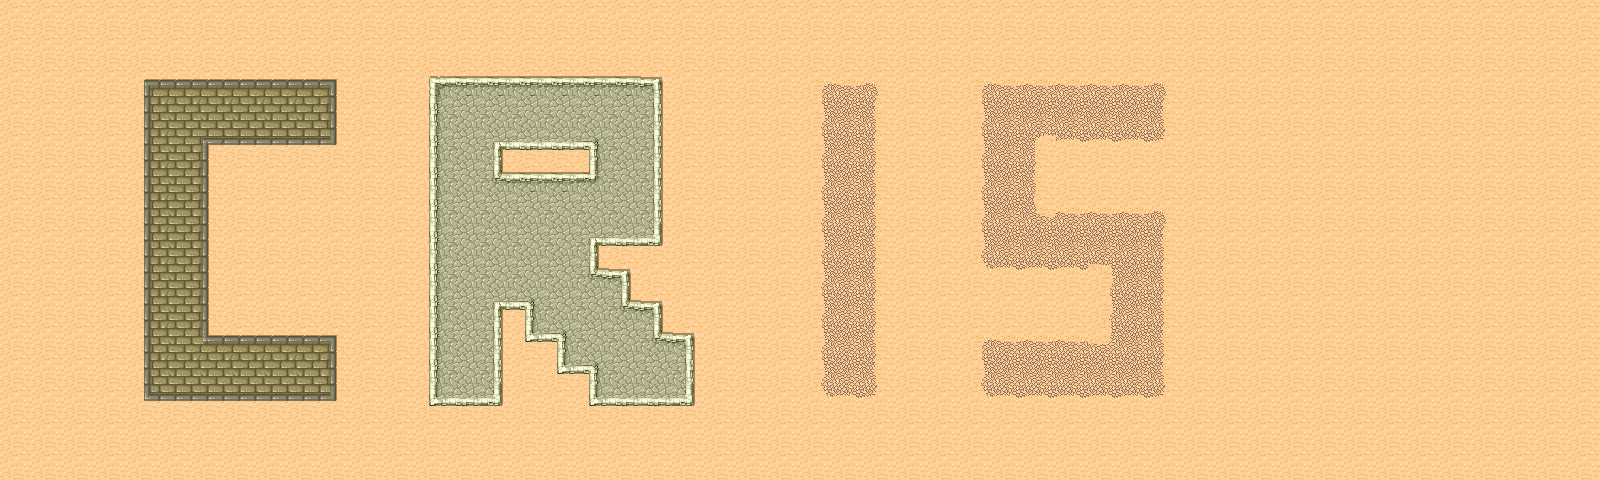

A 2D game scene composited from a Tiled map and its tileset images. What follows is a short description and the map's XML, with each tile layer's data collapsed to a summary:
An orthogonal 50x15 tile map with 32x32 px tiles, 1 tile layer (Capa de patrones 1).

<map version="1.0" orientation="orthogonal" renderorder="right-down" width="50" height="15" tilewidth="32" tileheight="32" nextobjectid="1">
 <tileset firstgid="1" name="tmw_desert_spacing" tilewidth="32" tileheight="32" spacing="1" margin="1" tilecount="48" columns="8">
  <image source="tmw_desert_spacing.png" width="265" height="199" />
  <terraintypes>
   <terrain name="Brick" tile="-1" />
   <terrain name="Rock" tile="-1" />
   <terrain name="Dirt" tile="-1" />
   <terrain name="Desert" tile="-1" />
  </terraintypes>
  <tile id="0" terrain="3,3,3,0" />
  <tile id="1" terrain="3,3,0,0" />
  <tile id="2" terrain="3,3,0,3" />
  <tile id="3" terrain="2,2,2,3" />
  <tile id="4" terrain="2,2,3,2" />
  <tile id="5" terrain="3,3,3,2" />
  <tile id="6" terrain="3,3,2,2" />
  <tile id="7" terrain="3,3,2,3" />
  <tile id="8" terrain="3,0,3,0" />
  <tile id="9" terrain="0,0,0,0" />
  <tile id="10" terrain="0,3,0,3" />
  <tile id="11" terrain="2,3,2,2" />
  <tile id="12" terrain="3,2,2,2" />
  <tile id="13" terrain="3,2,3,2" />
  <tile id="14" terrain="2,2,2,2" />
  <tile id="15" terrain="2,3,2,3" />
  <tile id="16" terrain="3,0,3,3" />
  <tile id="17" terrain="0,0,3,3" />
  <tile id="18" terrain="0,3,3,3" />
  <tile id="19" terrain="0,0,0,3" />
  <tile id="20" terrain="0,0,3,0" />
  <tile id="21" terrain="3,2,3,3" />
  <tile id="22" terrain="2,2,3,3" />
  <tile id="23" terrain="2,3,3,3" />
  <tile id="24" terrain="3,3,3,1" />
  <tile id="25" terrain="3,3,1,1" />
  <tile id="26" terrain="3,3,1,3" />
  <tile id="27" terrain="0,3,0,0" />
  <tile id="28" terrain="3,0,0,0" />
  <tile id="29" terrain="3,3,3,3" />
  <tile id="32" terrain="3,1,3,1" />
  <tile id="33" terrain="1,1,1,1" />
  <tile id="34" terrain="1,3,1,3" />
  <tile id="35" terrain="1,1,1,3" />
  <tile id="36" terrain="1,1,3,1" />
  <tile id="40" terrain="3,1,3,3" />
  <tile id="41" terrain="1,1,3,3" />
  <tile id="42" terrain="1,3,3,3" />
  <tile id="43" terrain="1,3,1,1" />
  <tile id="44" terrain="3,1,1,1" />
 </tileset>
 <layer name="Capa de patrones 1" width="50" height="15">
  <data>[750 cells, 750 non-empty, 38 distinct tile ids]</data>
 </layer>
</map>
